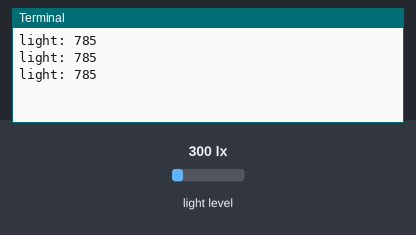
A program run on a simulated Raspberry Pi (BCM pin numbers) with a Grove Base HAT. On the bench: the last lines printed to the terminal. The inputs (shaded band) are chosen by the test bench; at power-on: light level 300 lx. Library files of the repository ran but are not shown: i2c.py.

Above: at 1.2 s.
1.3 s: light level set to 40 lx
At 1.9 s:
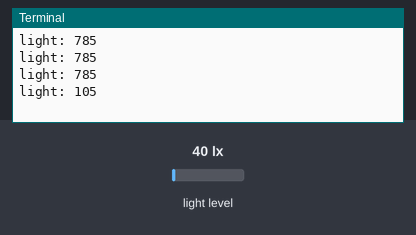
2.8 s: light level set to 500 lx
At 3.4 s:
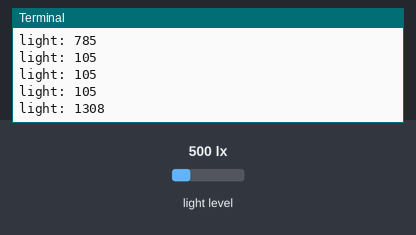
Timing chart, 0 to 5.8 s (numbered marks = the images above; inputs shaded):
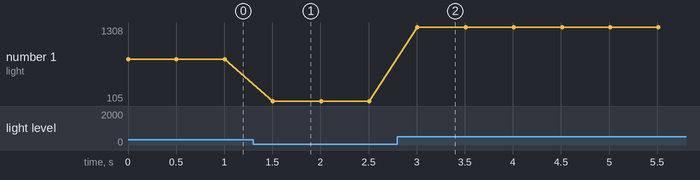

The program:

grove_digital_light_sensor.py
```python
# (licence header left out)
'''
This is the code for
    - `Grove - Digital Light Sensor <https://www.seeedstudio.com/Grove-Digital-Light-Sensor-TSL2561.html>`_

Examples:

    .. code-block:: python

        import time
        from grove.grove_digital_light_sensor import GroveDigitalLight

        sensor = GroveDigitalLight()
        while True:
            print('light: %d' %(sensor.read_light_chan0()))
            time.sleep(0.5)
'''

from grove.i2c import Bus
import time

TSL2561_DEFAULT_ADDRESS = 0x29

TSL2561_COMMAND_BIT = 0x80

# Register addresses
TSL2561_REGISTER_CONTROL = 0x00                         # Control/power register
TSL2561_REGISTER_TIMING = 0x01                          # Set integration time register
TSL2561_REGISTER_THRESHHOLDL_LOW = 0x02                 # Interrupt low threshold low-byte
TSL2561_REGISTER_THRESHHOLDL_HIGH = 0x03                # Interrupt low threshold high-byte
TSL2561_REGISTER_THRESHHOLDH_LOW = 0x04                 # Interrupt high threshold low-byte
TSL2561_REGISTER_THRESHHOLDH_HIGH = 0x05                # Interrupt high threshold high-byte
TSL2561_REGISTER_INTERRUPT = 0x06                       # Interrupt settings
TSL2561_REGISTER_CRC = 0x08                             # Factory use only
TSL2561_REGISTER_ID = 0x0A                              # TSL2561 identification setting
TSL2561_REGISTER_CHAN0_LOW = 0x0C                       # Light data channel 0, low byte
TSL2561_REGISTER_CHAN0_HIGH = 0x0D                      # Light data channel 0, high byte
TSL2561_REGISTER_CHAN1_LOW = 0x0E                       # Light data channel 1, low byte
TSL2561_REGISTER_CHAN1_HIGH = 0x0F                      # Light data channel 1, high byte

#
class GroveDigitalLight(object):
    def __init__(self,address = TSL2561_DEFAULT_ADDRESS):
        self._bus = Bus()
        self._addr = address
        assert self.Begin() , "Please check if the I2C device insert in I2C of Base Hat"

    def Begin(self):
        self._bus.write_byte_data(self._addr, TSL2561_COMMAND_BIT | TSL2561_REGISTER_CONTROL, 0x03)
        self._bus.write_byte_data(self._addr, TSL2561_COMMAND_BIT | TSL2561_REGISTER_TIMING, 0x02)
        return True

    # visible + infrared
    def read_light_chan0(self):
        byte_L = self._bus.read_byte_data(self._addr, TSL2561_COMMAND_BIT | TSL2561_REGISTER_CHAN0_LOW)
        byte_H = self._bus.read_byte_data(self._addr, TSL2561_COMMAND_BIT | TSL2561_REGISTER_CHAN0_HIGH)
        return byte_H * 256 + byte_L
    # infrared
    def read_light_chan1(self):
        byte_L = self._bus.read_byte_data(self._addr, TSL2561_COMMAND_BIT | TSL2561_REGISTER_CHAN1_LOW)
        byte_H = self._bus.read_byte_data(self._addr, TSL2561_COMMAND_BIT | TSL2561_REGISTER_CHAN1_HIGH)
        return byte_H * 256 + byte_L

def main():
    TSL2561 = GroveDigitalLight()
    while True:
        print('light: %d' %(TSL2561.read_light_chan0()))
        time.sleep(0.5)

if __name__ == "__main__":
    main()
```

Measured:
- after the input at 1.3 s, the terminal: prints a new line after 0.21 s (image 1)
- after the input at 2.8 s, the terminal: prints a new line after 0.21 s (image 2)
- plotted number 1: 785 → 105 after the input at 1.3 s, 105 → 1308 after the input at 2.8 s
